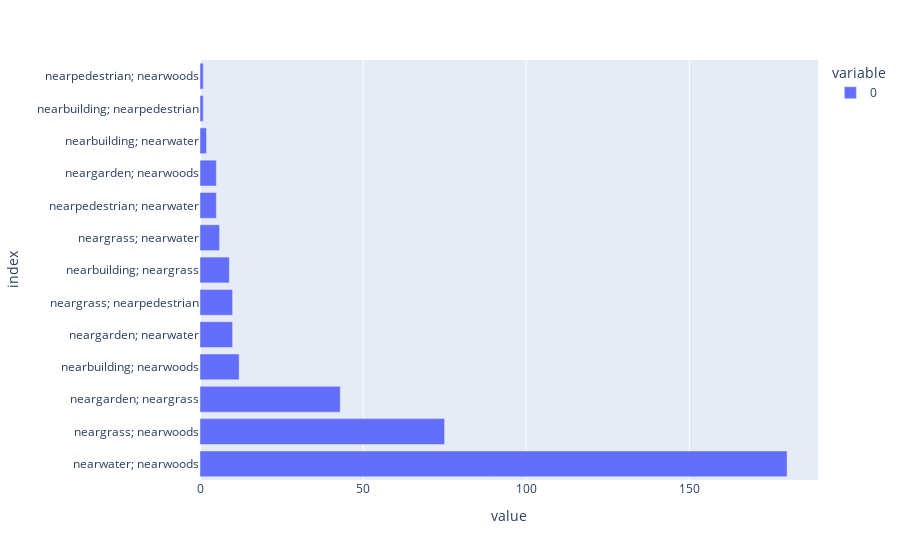

The notebook cell saved with this chart:
### Code cell
# count of unique combination of two features
two_combo = px.bar(two.dot(two.columns + '; ').str.rstrip('; ').value_counts(), orientation='h')
two_combo.show()

### Figure 1 — Plotly figure (JSON) as saved in the notebook; plotly's stock layout.template omitted (floating-point values rounded to 4 significant figures)
{"data": [{"alignmentgroup": "True", "hovertemplate": "variable=0<br>value=%{x}<br>index=%{y}<extra></extra>", "legendgroup": "0", "marker": {"color": "#636efa", "pattern": {"shape": ""}}, "name": "0", "offsetgroup": "0", "orientation": "h", "showlegend": true, "textposition": "auto", "type": "bar", "x": [180, 75, 43, 12, 10, 10, 9, 6, 5, 5, 2, 1, 1], "xaxis": "x", "y": ["nearwater; nearwoods", "neargrass; nearwoods", "neargarden; neargrass", "nearbuilding; nearwoods", "neargarden; nearwater", "neargrass; nearpedestrian", "nearbuilding; neargrass", "neargrass; nearwater", "nearpedestrian; nearwater", "neargarden; nearwoods", "nearbuilding; nearwater", "nearbuilding; nearpedestrian", "nearpedestrian; nearwoods"], "yaxis": "y"}], "layout": {"barmode": "relative", "legend": {"title": {"text": "variable"}, "tracegroupgap": 0}, "margin": {"t": 60}, "xaxis": {"anchor": "y", "domain": [0, 1], "title": {"text": "value"}}, "yaxis": {"anchor": "x", "domain": [0, 1], "title": {"text": "index"}}}}
